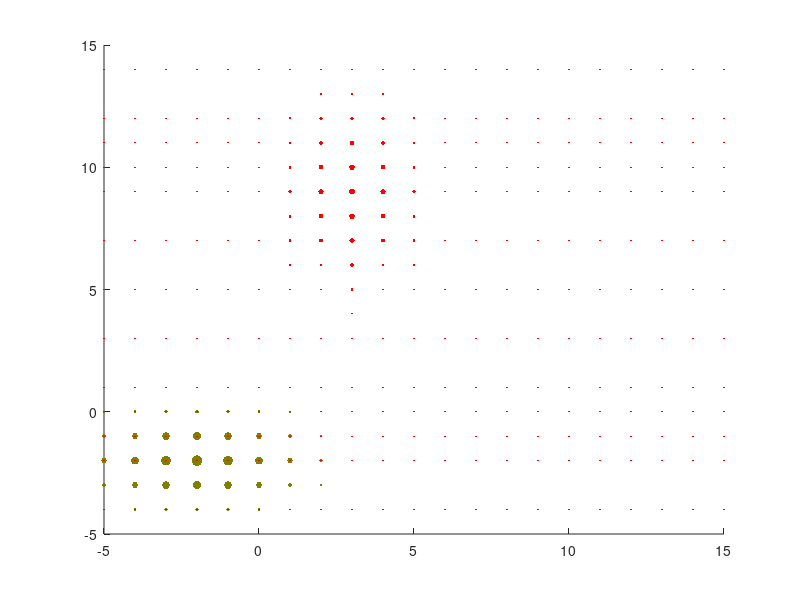
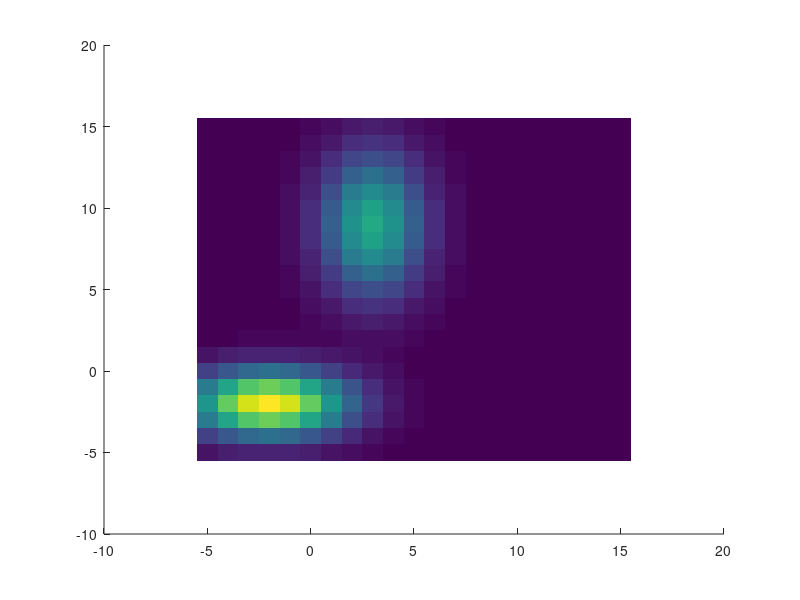

These figures' MATLAB source, in order: (Note: this script raises an error after producing the figures.)
% EM method to solve a mixed (2D), weighted Gaussian problem.
close all;

global M K
M = 200;
K = 2;

% ThetaProb: "total weight" of each Gaussian distribution
ThetaProb = [0.6, 0.5];
ThetaProb = ThetaProb/sum(ThetaProb);

% Mu = rand(K,2)*7;
% Sigma = 2+rand(K,2)*4;
Mu = [
        -2, -2;
        3, 9;
     ];
Sigma = [
            7, 2;
            3, 9;
        ];

global SAMPLE_SPACE SAMPLE_CORRD_X SAMPLE_CORRD_Y
SAMPLE_SPACE = [-5,15];
[SAMPLE_CORRD_X, SAMPLE_CORRD_Y] = meshgrid([SAMPLE_SPACE(1):SAMPLE_SPACE(2)], ...
    [SAMPLE_SPACE(1):SAMPLE_SPACE(2)]);
x = zeros(SAMPLE_SPACE(2)-SAMPLE_SPACE(1)+1, SAMPLE_SPACE(2)-SAMPLE_SPACE(1)+1);
weights = rand(M, 1);

global MAGIC_NUM
MAGIC_NUM = 1E3;

figure; hold on;
for i = 1:SAMPLE_SPACE(2)-SAMPLE_SPACE(1)+1
    for j = 1:SAMPLE_SPACE(2)-SAMPLE_SPACE(1)+1
        for k=1:K
            curSample = ThetaProb(k)* ...
                normpdf(i+SAMPLE_SPACE(1)-1, Mu(k,2), sqrt(Sigma(k,2)))* ...
                normpdf(j+SAMPLE_SPACE(1)-1, Mu(k,1), sqrt(Sigma(k,1)));
            curSample = max(curSample, 1E-8);
            x(i,j) = x(i,j)+curSample;
            plot(j+SAMPLE_SPACE(1)-1, i+SAMPLE_SPACE(1)-1, '.', ...
                'MarkerFaceColor', [0+1/K*k, 1-1/K*k, 0], ...
                'MarkerEdgeColor', [0+1/K*k, 1-1/K*k, 0], ...
                'MarkerSize', MAGIC_NUM*curSample ...
            );
        end
    end
end

figure; hold on;
imagesc(SAMPLE_SPACE(1):SAMPLE_SPACE(2), ...
    SAMPLE_SPACE(1):SAMPLE_SPACE(2), ...
    MAGIC_NUM*x);
% set(gca,'YDir','normal');
FWHMRatio =2.35;
for k=1:K
    DrawEllipse(Mu(k,1),Mu(k,2), ...
        FWHMRatio*sqrt(Sigma(k,1)),FWHMRatio*sqrt(Sigma(k,2)));
end
% Target: maximize the likelihood function given x.
% Latent variable: Random variable category of each x(i,:).

% w(i,j): possibility that x(i,:) follows the j-th distribution.
w = zeros(size(x,1), size(x,2), K);
w_next = ones(size(x,1), size(x,2), K)/K;

% Note: start out as random numbers so they get different numbers.
Mu_est = rand(K,2);
Sigma_est = rand(K,2);
Phi_est = rand(K,1);
Phi_est = Phi_est/sum(Phi_est);

Optimality = 1E-2;

% i: Y axis direction
% j: X axis direction

cnt = 0;
while cnt<30
    % E-step
    for i=1:1:SAMPLE_SPACE(2)-SAMPLE_SPACE(1)+1
        for j=1:1:SAMPLE_SPACE(2)-SAMPLE_SPACE(1)+1
            for k = 1:K
                w_next(i,j,k) = Phi_est(k)* ...
                    normpdf(i+SAMPLE_SPACE(1)-1, Mu_est(k,2), sqrt(Sigma_est(k,2)))* ...
                    normpdf(j+SAMPLE_SPACE(1)-1, Mu_est(k,1), sqrt(Sigma_est(k,1)));
            end
            w_next(i,j,:) = w_next(i,j,:)/sum(squeeze(w_next(i,j,:)));
        end
    end
    
    if sum(sum(sum((w-w_next).^2)))<Optimality
        break;
    end
    w = w_next;
    
    % M-step
    for k = 1:K
        Phi_est(k) = sum(sum(x(:,:).*w(:,:,k)))/(SAMPLE_SPACE(2)-SAMPLE_SPACE(1)+1)^2;
        Mu_est(k,1) = sum(sum(SAMPLE_CORRD_X.*x(:,:).*w(:,:,k)))/ ...
            sum(sum(x(:,:).*w(:,:,k)));
        Mu_est(k,2) = sum(sum(SAMPLE_CORRD_Y.*x(:,:).*w(:,:,k)))/ ...
            sum(sum(x(:,:).*w(:,:,k)));
        Sigma_est(k,1) = sum(sum(x(:,:).*w(:,:,k).*(SAMPLE_CORRD_X-Mu_est(k,1)).* ...
            (SAMPLE_CORRD_X-Mu_est(k,1))))/sum(sum(x(:,:).*w(:,:,k)));
        Sigma_est(k,2) = sum(sum(x(:,:).*w(:,:,k).*(SAMPLE_CORRD_Y-Mu_est(k,2)).* ...
            (SAMPLE_CORRD_Y-Mu_est(k,2))))/sum(sum(x(:,:).*w(:,:,k)));
    end
    Phi_est = Phi_est/sum(Phi_est);
    
    %%%%%%%%%%%%%%%%%%%%
%     close all;
%     figure; imagesc(SAMPLE_SPACE(1):SAMPLE_SPACE(2), ...
%         SAMPLE_SPACE(1):SAMPLE_SPACE(2), ...
%         MAGIC_NUM*x(:,:));
%     figure; imagesc(SAMPLE_SPACE(1):SAMPLE_SPACE(2), ...
%         SAMPLE_SPACE(1):SAMPLE_SPACE(2), ...
%         MAGIC_NUM*x(:,:).*w(:,:,1));
%     figure; imagesc(SAMPLE_SPACE(1):SAMPLE_SPACE(2), ...
%         SAMPLE_SPACE(1):SAMPLE_SPACE(2), ...
%         MAGIC_NUM*x(:,:).*w(:,:,2));
    
    %%%%%%%%%%%%%%%%
    cnt = cnt+1;
end

figure; hold on;
imagesc(SAMPLE_SPACE(1):SAMPLE_SPACE(2), ...
    SAMPLE_SPACE(1):SAMPLE_SPACE(2), ...
    MAGIC_NUM*x);
% set(gca,'YDir','normal');
FWHMRatio =2.35;
for k=1:K
    DrawEllipse(Mu_est(k,1),Mu_est(k,2), ...
        FWHMRatio*sqrt(Sigma_est(k,1)),FWHMRatio*sqrt(Sigma_est(k,2)));
end

disp(Mu);
disp(Sigma);
disp(ThetaProb);
disp(Mu_est);
disp(Sigma_est);
disp(Phi_est);

disp('Total steps');
disp(cnt);